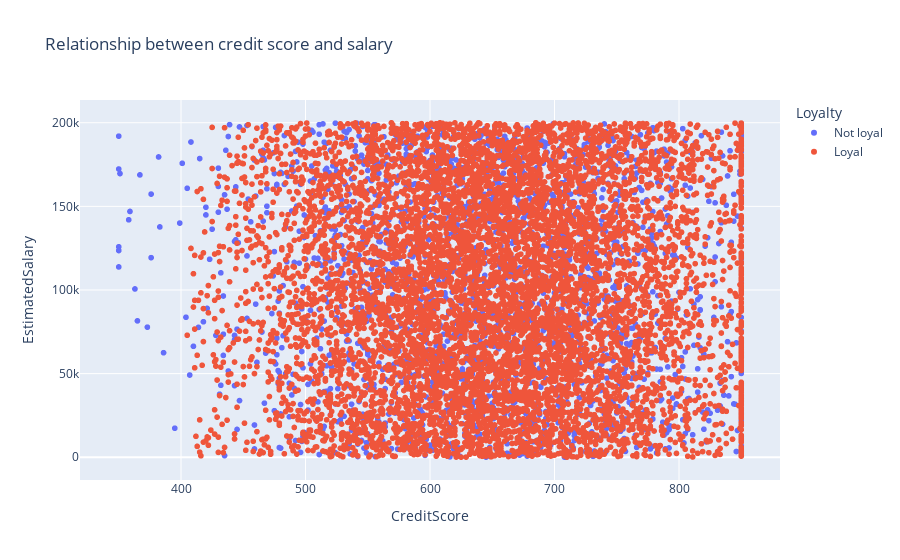

Notebook code cell kept with this figure:
### Markdown cell above
### 5) Постройте график, который показывает взаимосвязь кредитного рейтинга клиента и его предполагаемой зарплаты. Добавьте расцветку по признаку оттока клиентов. Какова взаимосвязь между признаками? Если не видите явной взаимосвязи, укажите это.

### Code cell
# payment_scatter = sns.jointplot(
#     data=churn_data,
#     x='CreditScore',
#     y='EstimatedSalary',
#     hue='Exited',
#     height=10,
# )
payment_scatter = px.scatter(
    data_frame=churn_data,
    x='CreditScore',
    y='EstimatedSalary',
    color='Loyalty',
    title='Relationship between credit score and salary'
)
payment_scatter.show()

### Figure 1 — Plotly figure (JSON) as saved in the notebook; plotly's stock layout.template omitted (floating-point values rounded to 4 significant figures; data arrays with more than 128 entries replaced by an {"elided": "..."} marker saying what was removed)
{"data": [{"hovertemplate": "Loyalty=Not loyal<br>CreditScore=%{x}<br>EstimatedSalary=%{y}<extra></extra>", "legendgroup": "Not loyal", "marker": {"color": "#636efa", "symbol": "circle"}, "mode": "markers", "name": "Not loyal", "showlegend": true, "type": "scattergl", "x": {"elided": "2037 int values"}, "xaxis": "x", "y": {"elided": "2037 float values"}, "yaxis": "y"}, {"hovertemplate": "Loyalty=Loyal<br>CreditScore=%{x}<br>EstimatedSalary=%{y}<extra></extra>", "legendgroup": "Loyal", "marker": {"color": "#EF553B", "symbol": "circle"}, "mode": "markers", "name": "Loyal", "showlegend": true, "type": "scattergl", "x": {"elided": "7963 int values"}, "xaxis": "x", "y": {"elided": "7963 float values"}, "yaxis": "y"}], "layout": {"legend": {"title": {"text": "Loyalty"}, "tracegroupgap": 0}, "title": {"text": "Relationship between credit score and salary"}, "xaxis": {"anchor": "y", "domain": [0, 1], "title": {"text": "CreditScore"}}, "yaxis": {"anchor": "x", "domain": [0, 1], "title": {"text": "EstimatedSalary"}}}}
